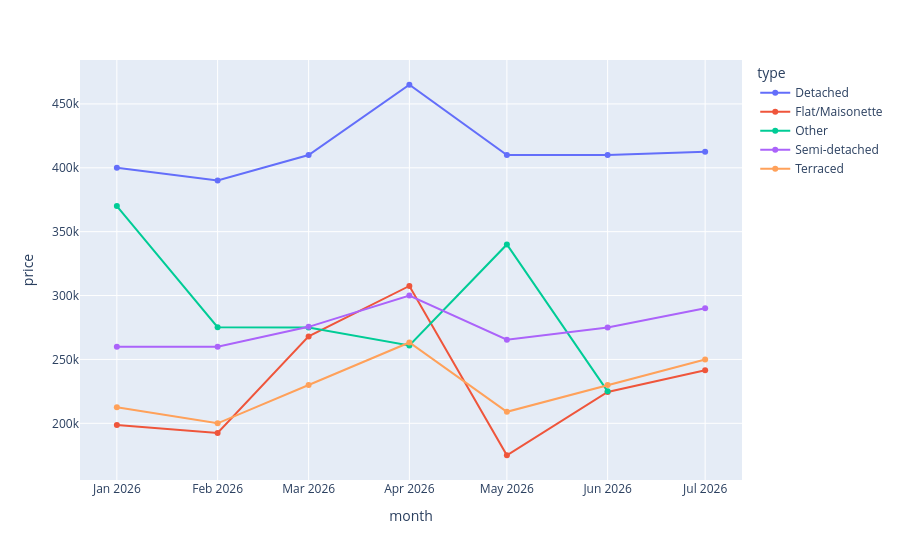

The code cell stored with this chart in its notebook:
### Code cell
# Example chart: median price over time by property type
df["month"] = df["date"].dt.to_period("M").astype(str)
med = df.groupby(["month", "type"])["price"].median().reset_index()
px.line(med, x="month", y="price", color="type", markers=True)

### Figure 1 — Plotly figure (JSON) as saved in the notebook; plotly's stock layout.template omitted (floating-point values rounded to 4 significant figures)
{"data": [{"hovertemplate": "type=Detached<br>month=%{x}<br>price=%{y}<extra></extra>", "legendgroup": "Detached", "line": {"color": "#636efa", "dash": "solid"}, "marker": {"symbol": "circle"}, "mode": "lines+markers", "name": "Detached", "orientation": "v", "showlegend": true, "type": "scatter", "x": ["2026-01", "2026-02", "2026-03", "2026-04", "2026-05", "2026-06", "2026-07"], "xaxis": "x", "y": [400000.0, 390000.0, 410000.0, 465000.0, 410000.0, 410000.0, 412500.0], "yaxis": "y"}, {"hovertemplate": "type=Flat/Maisonette<br>month=%{x}<br>price=%{y}<extra></extra>", "legendgroup": "Flat/Maisonette", "line": {"color": "#EF553B", "dash": "solid"}, "marker": {"symbol": "circle"}, "mode": "lines+markers", "name": "Flat/Maisonette", "orientation": "v", "showlegend": true, "type": "scatter", "x": ["2026-01", "2026-02", "2026-03", "2026-04", "2026-05", "2026-06", "2026-07"], "xaxis": "x", "y": [198800.0, 192500.0, 268000.0, 307500.0, 175000.0, 224500.0, 241500.0], "yaxis": "y"}, {"hovertemplate": "type=Other<br>month=%{x}<br>price=%{y}<extra></extra>", "legendgroup": "Other", "line": {"color": "#00cc96", "dash": "solid"}, "marker": {"symbol": "circle"}, "mode": "lines+markers", "name": "Other", "orientation": "v", "showlegend": true, "type": "scatter", "x": ["2026-01", "2026-02", "2026-03", "2026-04", "2026-05", "2026-06"], "xaxis": "x", "y": [370000.0, 275200.0, 275000.0, 261000.0, 340000.0, 225000.0], "yaxis": "y"}, {"hovertemplate": "type=Semi-detached<br>month=%{x}<br>price=%{y}<extra></extra>", "legendgroup": "Semi-detached", "line": {"color": "#ab63fa", "dash": "solid"}, "marker": {"symbol": "circle"}, "mode": "lines+markers", "name": "Semi-detached", "orientation": "v", "showlegend": true, "type": "scatter", "x": ["2026-01", "2026-02", "2026-03", "2026-04", "2026-05", "2026-06", "2026-07"], "xaxis": "x", "y": [260000.0, 260000.0, 275500.0, 300000.0, 265500.0, 275000.0, 290000.0], "yaxis": "y"}, {"hovertemplate": "type=Terraced<br>month=%{x}<br>price=%{y}<extra></extra>", "legendgroup": "Terraced", "line": {"color": "#FFA15A", "dash": "solid"}, "marker": {"symbol": "circle"}, "mode": "lines+markers", "name": "Terraced", "orientation": "v", "showlegend": true, "type": "scatter", "x": ["2026-01", "2026-02", "2026-03", "2026-04", "2026-05", "2026-06", "2026-07"], "xaxis": "x", "y": [212500.0, 200000.0, 230000.0, 263200.0, 209000.0, 230000.0, 250000.0], "yaxis": "y"}], "layout": {"legend": {"title": {"text": "type"}, "tracegroupgap": 0}, "margin": {"t": 60}, "xaxis": {"anchor": "y", "domain": [0, 1], "title": {"text": "month"}}, "yaxis": {"anchor": "x", "domain": [0, 1], "title": {"text": "price"}}}}
